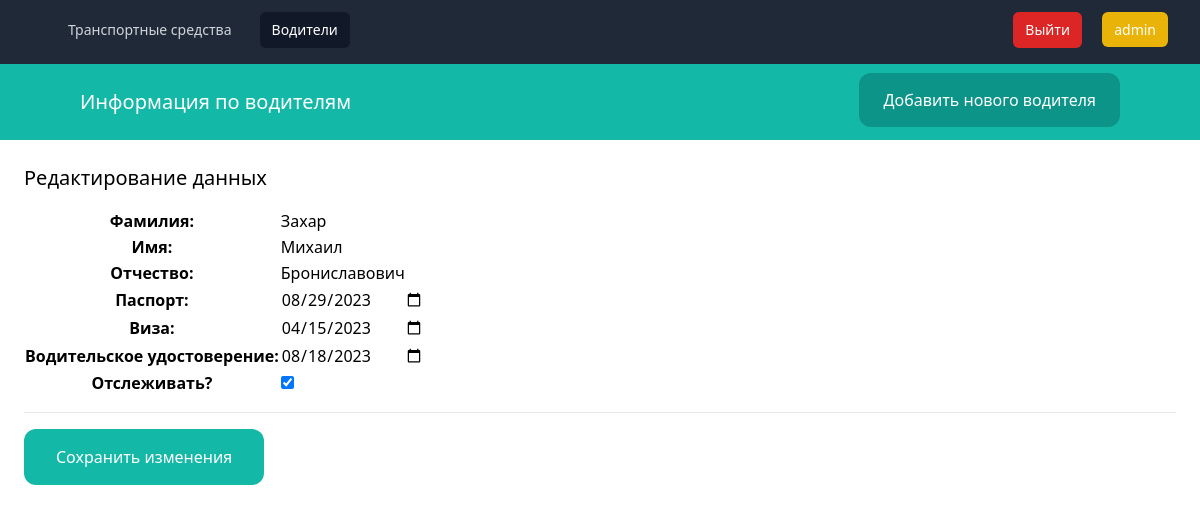
The page /1/driver-edit/ (signed in) on the database its author committed.
### database/models.py (models this page shows, shortened)
class Driver(models.Model):
    last_name = models.CharField(verbose_name='Фамилия', max_length=20)
    name = models.CharField(verbose_name='Имя', max_length=20)
    middle_name = models.CharField(verbose_name='Отчество', max_length=20)
    passport = models.DateField(verbose_name='Паспорт')
    visa = models.DateField(verbose_name='Виза', blank=True, null=True)
    driver_card = models.DateField(verbose_name='Водительское удостоверение')
    active = models.BooleanField(verbose_name='Отслеживать?', default=True)
    class Meta:
        verbose_name = 'Водитель'
        verbose_name_plural = 'Водители'

### database/views.py (the view)
# urls.py: path('<int:pk>/driver-edit/', driver_edit, name='driver_edit'),
@login_required
def driver_edit(request, pk):
    driver = Driver.objects.get(pk=pk)
    if request.method == 'POST':
        form = AddDriverForm(request.POST, instance=driver)
        if form.is_valid():
            form.save()
            messages.success(request, 'Изменения были успешно сохранены.')
            return redirect('drivers')
    else:
        form = AddDriverForm(instance=driver)
    return render(request, 'database/drivers/edit_driver.html', {'form': form})

### database/forms.py
class AddDriverForm(forms.ModelForm):
    class Meta:
        model = Driver
        fields = ('name', 'last_name', 'middle_name', 'passport', 'visa', 'driver_card', 'active')

### database/templates/database/drivers/edit_driver.html (shortened to what this page needs)
{% extends 'database/drivers/base.html'%}
{% block content %}
<div class="py-6 px-6">
    <h1 class="mb-4 text-xl">Редактирование данных</h1>
    <form method="post" action=".">
        <table>
            <tbody>
            <tr>
                <th><label for="id_last_name">Фамилия:</label></th>
                <td>
                    <input type="text" name="last_name" value="{{ form.last_name.value }}" maxlength="20" required="" id="id_last_name">
                </td>
            </tr>
            <tr>
                <th><label for="id_name">Имя:</label></th>
                <td>
                    <input type="text" name="name" value="{{ form.name.value }}" maxlength="20" required="" id="id_name">
                </td>
            </tr>
            <tr>
                <th><label for="id_middle_name">Отчество:</label></th>
                <td>
                    <input type="text" name="middle_name" value="{{ form.middle_name.value }}" maxlength="20" required="" id="id_middle_name">
                </td>
            </tr>
            <tr>
                <th><label for="id_passport">Паспорт:</label></th>
                <td>
                    <input type="date" name="passport" value="{{ form.passport.value | date:'Y-m-d' }}" id="id_passport">
                </td>
            </tr>
            <tr>
                <th><label for="id_visa">Виза:</label></th>
                <td>
                    <input type="date" name="visa" value="{{ form.visa.value | date:'Y-m-d' }}" id="id_visa">
                </td>
            </tr>
            <tr>
                <th><label for="id_driver_card">Водительское удостоверение:</label></th>
                <td>
                    <input type="date" name="driver_card" value="{{ form.driver_card.value | date:'Y-m-d' }}" id="id_driver_card">
                </td>
            </tr>
            <tr>
                <th><label for="id_active">Отслеживать?</label></th>
                <td>
                    <input type="checkbox" name="active" id="id_active" checked>
                </td>
            </tr>
            </tbody>
        </table>
        <hr class="my-4">
        <button class="py-4 px-8 bg-teal-500 text-white rounded-xl">Сохранить изменения</button>
    </form>
</div>
{% endblock %}

### database/templates/database/drivers/base.html (shortened to what this page needs)
<!doctype html>
<html>
<head>
    <script src="https://cdn.tailwindcss.com"></script>
</head>
<body>
<nav class="bg-gray-800">
    <div class="mx-auto max-w-7xl px-2 sm:px-6 lg:px-8">
        <div class="py-3 relative flex h-16 justify-between">
            <div class="flex flex-1 items-center justify-center sm:items-stretch sm:justify-start">
                <div class="hidden sm:ml-6 sm:block">
                    <div class="flex space-x-4">
                        <a href="{% url 'cars' %}"
                           class="text-gray-300 hover:bg-gray-700 hover:text-white rounded-md px-3 py-2 text-sm font-medium">Транспортные
                            средства</a>
                        <a href="{% url 'drivers' %}"
                           class="bg-gray-900 text-white rounded-md px-3 py-2 text-sm font-medium">Водители</a>
                    </div>
                </div>
            </div>
            <div class="space-x-4">
                <button class="bg-red-600 text-white rounded-md px-3 py-2 text-sm font-medium"
                        onclick="location.href='{% url 'logout' %}?next=/cars'">Выйти
                </button>
                <a class="bg-yellow-500 text-white rounded-md px-3 py-2 text-sm font-medium">{{ user.username }}</a>
            </div>
        </div>
    </div>
</nav>
<nav class="py-6 px-20 flex justify-between bg-teal-500">
    <a href="{% url 'drivers' %}" class="text-white text-xl">Информация по водителям</a>
    <div class="space-x-4">
        <a href="{% url 'add_driver' %}" class="py-4 px-6 bg-teal-600 rounded-xl text-white">Добавить нового
            водителя</a>
    </div>
</nav>
{% block content %}
{% endblock %}
</body>
</html>

### rows shown on the page
Driver: last_name "Захар", name "Михаил", middle_name "Брониславович", passport "08/29/2023", visa "04/15/2023", driver_card "08/18/2023"

### other values the page prints
{{ user.username }} "admin"
